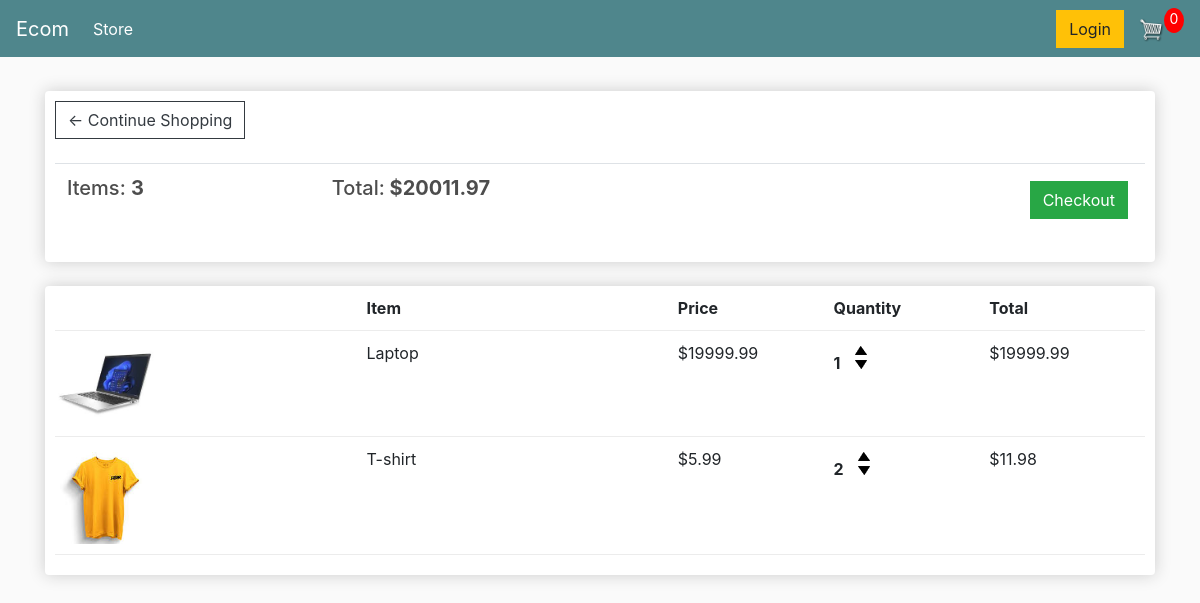
The app's page /cart/ (signed in) with its own data.
### ecomapp/models.py (models this page shows, shortened)
class Order(models.Model):
    customer=models.ForeignKey(Customer,on_delete=models.SET_NULL,null=True,blank=True)
    date_ordered=models.DateTimeField(auto_now_add=True)
    complete=models.BooleanField(default=False)
    transaction_id=models.CharField(max_length=100,null=True)
    @property
    def get_cart_total(self):
        orderitems=self.orderitem_set.all()
        cart_total=sum([item.get_total for item in orderitems])
        return cart_total
    @property
    def get_cart_items(self):
        orderitems=self.orderitem_set.all()
        cart_items=sum([item.quantity for item in orderitems])
        return cart_items

class OrderItem(models.Model):
    product=models.ForeignKey(Product,on_delete=models.SET_NULL,null=True)
    order=models.ForeignKey(Order,on_delete=models.SET_NULL,null=True)
    quantity=models.IntegerField(default=0,null=True,blank=True)
    date_added=models.DateTimeField(auto_now_add=True)
    @property
    def get_total(self):
        item_total=self.product.price*self.quantity
        return item_total

class Product(models.Model):
    name=models.CharField(max_length=200)
    price=models.FloatField()
    digital=models.BooleanField(default=False,null=True,blank=True)
    image=models.ImageField(null=True,blank=True)
    @property
    def imageURL(self):
        try:
            url=self.image.url
        except:
            url=""
        return url

### ecomapp/views.py (the view)
# urls.py: path('cart/',views.cart,name='cart'),
def cart(request):
	if request.user.is_authenticated:
		customer = request.user.customer
		order, created = Order.objects.get_or_create(customer=customer, complete=False)
		items = order.orderitem_set.all()
	else:
		items = []
		order = {'get_cart_total':0, 'get_cart_items':0}
	context = {'items':items, 'order':order}
	return render(request, 'ecomapp/cart.html', context)

### ecomapp/templates/ecomapp/Cart.html
{% extends 'ecomapp/index.html' %}
{% load static %}
{% block content %}
<div class="row">
    <div class="col-lg-12">
        <div class="box-element">
            <a class="btn btn-outline-dark" href="{% url 'store' %}">&#x2190; Continue Shopping</a>
            <br>
            <br>
            <table class="table">
                <tr>
                    <th>
                        <h5>Items: <strong>{{order.get_cart_items}}</strong></h5>
                    </th>
                    <th>
                        <h5>Total:<strong> ${{order.get_cart_total}}</strong></h5>
                    </th>
                    <th>
                        <a style="float:right; margin:5px;" class="btn btn-success"
                            href="{% url 'checkout' %}">Checkout</a>
                    </th>
                </tr>
            </table>
        </div>
        <br>
        <div class="box-element">
            <div class="cart-row">
                <div style="flex:2"></div>
                <div style="flex:2"><strong>Item</strong></div>
                <div style="flex:1"><strong>Price</strong></div>
                <div style="flex:1"><strong>Quantity</strong></div>
                <div style="flex:1"><strong>Total</strong></div>
            </div>
            {% for item in items %}
            <div class="cart-row">
                <div style="flex:2"><img class="row-image" src="{{item.product.imageURL}}"></div>
                <div style="flex:2">
                    <p>{{item.product.name}}</p>
                </div>
                <div style="flex:1">
                    <p>${{item.product.price | floatformat:2}}</p>
                </div>
                <div style="flex:1">
                    <p class="quantity">{{item.quantity}}</p>
                    <div class="quantity">
                        <img class="chg-quantity" src="{% static  'img/up_arrow.png' %}">
                        <img class="chg-quantity" src="{% static  'img/down_arrow.png' %}">
                    </div>
                </div>
                <div style="flex:1">
                    <p>${{item.get_total}}</p>
                </div>
            </div>
            {% endfor %}
        </div>
    </div>
</div>
{% endblock content %}

### ecomapp/static/css/main.css (style rules this page uses)
body { background-color: hsl(0, 0%, 98%); }
h1, h2, h3, h4, h5, h6 { color: hsl(0, 0%, 30%); }
.box-element { box-shadow: hsl(0, 0%, 80%) 0 0 16px; background-color: #fff; border-radius: 4px; padding: 10px; }
.col-lg-4, .col-lg-6, .col-lg-8, .col-lg-12 { margin-top: 10px; }
.btn { border-radius: 0; }
.row-image { width: 100px; }
.cart-row { display: flex; align-items: flex-stretch; padding-bottom: 10px; margin-bottom: 10px; border-bottom: 1px solid #ececec; }
.quantity { display: inline-block; font-weight: 700; padding-right: 10px; }
.chg-quantity { width: 12px; cursor: pointer; display: block; margin-top: 5px; transition: .1s; }

### records on screen
Order: get_cart_items "3", get_cart_total "20011.97"
OrderItem: product.imageURL (picture), product.name "Laptop", product.price "19999.99", quantity "1", get_total "19999.99"
OrderItem: product.imageURL (picture), product.name "T-shirt", product.price "5.99", quantity "2", get_total "11.98"
